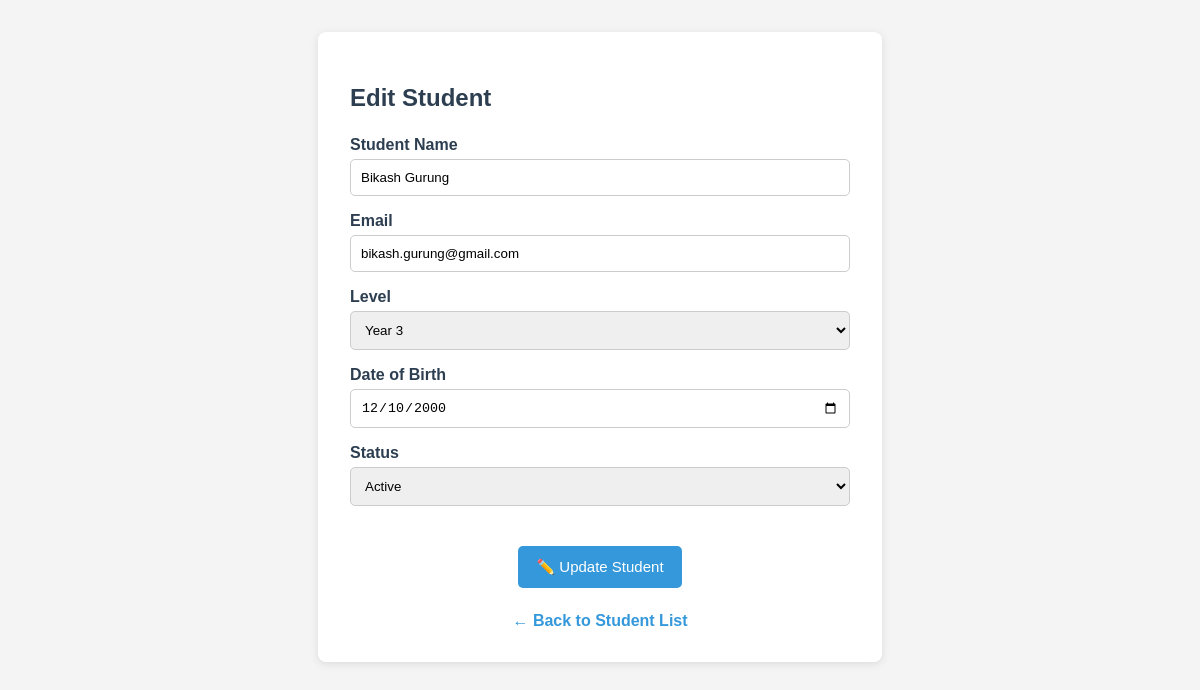
Page /01_student_management/edit.php?id=3 on the committed database.
### tables this page shows
CREATE TABLE `student` (
  `StudentID` int(11) NOT NULL COMMENT 'Auto-incremented unique identifier for each student',
  `StudentName` varchar(100) DEFAULT NULL COMMENT 'Full anme of the student',
  `Email` varchar(100) NOT NULL COMMENT 'Unique email address used for login',
  `Level` varchar(100) DEFAULT NULL COMMENT 'Academic level e.g. Year 1, Year 2, Postgraduate',
  `DateOfBirth` date DEFAULT NULL COMMENT 'Date of birth of student',
  `DateEnrolled` datetime DEFAULT NULL COMMENT 'The date the student was registered on the system',
  `IsActive` tinyint(1) DEFAULT NULL COMMENT 'TRUE if student account is active, FALSE if deactivated',
  `Password` varchar(255) DEFAULT NULL
);

### models/Student.php (called while the page is built, shortened)
<?php
require_once __DIR__ . '/../database/db.php';
class Student
{
    private $conn;
    public function __construct()
    {
        $db = new Database();
        $this->conn = $db->connect();
    }
    public function getById($id){
        $sql= "SELECT * FROM student WHERE StudentID = ?";
        $stmt = $this->conn->prepare($sql);
        $stmt->bind_param("i", $id);
        $stmt->execute();
        $result = $stmt->get_result();
        return $result->fetch_assoc();
    }
}

### database/db.php (called while the page is built)
<?php
class Database {
    private $host = "localhost";
    private $user = "root";
    private $pass = "";
    private $db   = "student_record_system";
    public function connect() {
        return new mysqli($this->host, $this->user, $this->pass, $this->db);
    }
}
?>

### controllers/StudentController.php (called while the page is built, shortened)
<?php
require_once __DIR__ . '/../models/Student.php';
class StudentController
{
    private $student;
    public function __construct()
    {
        $this->student = new Student();
    }
    public function edit($id){
        return $this->student->getById($id);
    }
}

### 01_student_management/edit.php (the view, shortened to what this page needs)
<?php
require_once '../controllers/StudentController.php';
$controller = new StudentController();
$id = $_GET['id'];
$student = $controller->edit($id);
?>
<!DOCTYPE html>
<html lang="en">
<head>
</head>
<body>
    <div class="container">
        <h2>Edit Student</h2>
        <form method="POST">
            <label>Student Name</label>
            <input type="text" name="name" value="<?= htmlspecialchars($student['StudentName']) ?>">
            <label>Email</label>
            <input type="email" name="email" value="<?= htmlspecialchars($student['Email']) ?>">
            <label>Level</label>
            <select name="level">
                <option value="Year 3" <?= ($student['Level'] == 'Year 3') ? 'selected' : '' ?>>
                    Year 3
                </option>
            </select>
            <label>Date of Birth</label>
            <input type="date" name="dob" value="<?= htmlspecialchars($student['DateOfBirth']) ?>">
            <label>Status</label>
            <select name="isActive">
                <option value="1" <?= ($student['IsActive'] == 1) ? 'selected' : '' ?>>
                    Active
                </option>
            </select>
            <div class="button-group">
                <button type="submit">
                    ✏️ Update Student
                </button>
            </div>
        </form>
        <div class="back-container">
            <a href="admin.php" class="back-btn">
                ← Back to Student List
            </a>
        </div>
    </div>
</body>
</html>

### 01_student_management/edit.php (style rules this page uses)
body { font-family: Arial, sans-serif; background: #f4f4f4; margin: 2rem; }
.container { background: white; max-width: 500px; margin: auto; padding: 2rem; border-radius: 8px; box-shadow: 0 2px 8px rgba(0, 0, 0, 0.1); }
h2 { color: #2c3e50; margin-bottom: 1.5rem; }
input, select { width: 100%; padding: 10px; margin-top: 5px; margin-bottom: 1rem; border: 1px solid #ccc; border-radius: 5px; box-sizing: border-box; }
label { font-weight: bold; color: #2c3e50; }
button { background: #3498db; color: white; border: none; padding: 12px 18px; border-radius: 5px; cursor: pointer; font-size: 15px; }
.button-group { display: flex; justify-content: center; margin-top: 1.5rem; }
.back-container { text-align: center; margin-top: 1.5rem; }
.back-btn { display: inline-block; text-decoration: none; color: #3498db; font-weight: bold; transition: 0.3s; }

### rows in the picture
student: name "Bikash Gurung", email "bikash.gurung@gmail.com", level "Year 3", dob "12/10/2000", isActive "Active"
